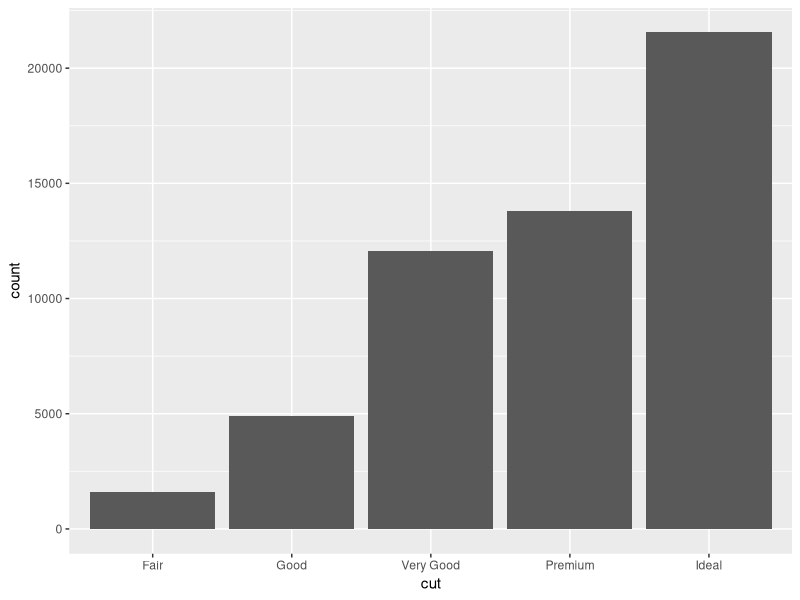
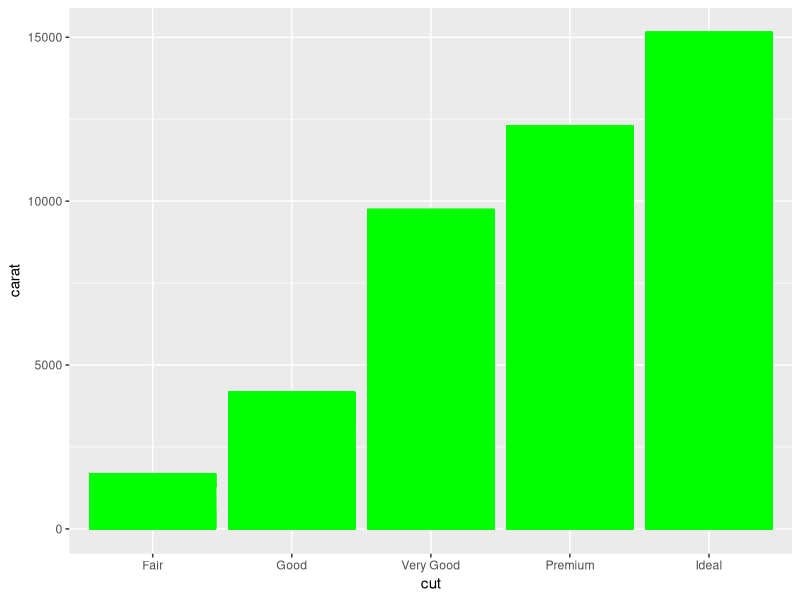
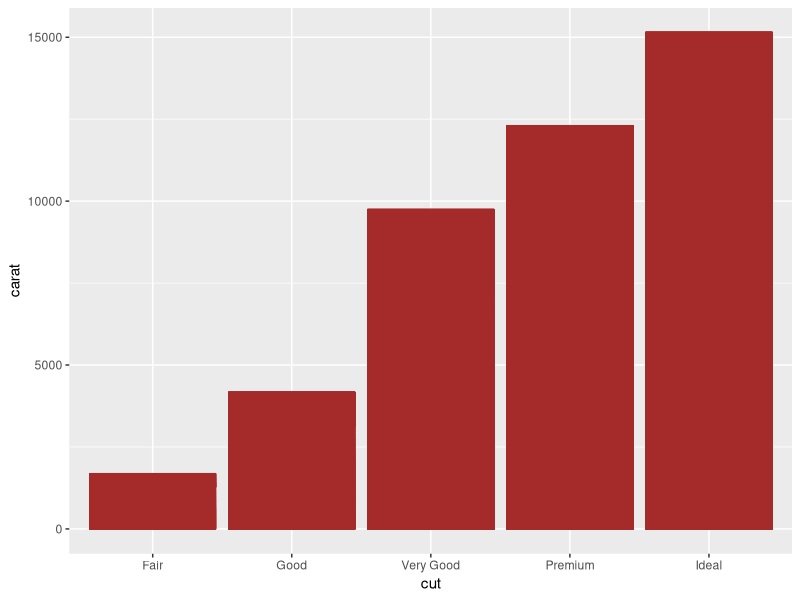

Source code (R) for these figures, in order: (Note: this script raises an error after producing the figures.)
library("tidyverse")

# Statistical Transformation

ggplot(data = diamonds) +
  geom_bar(mapping = aes(x = cut))

ggplot(data = diamonds) +
  geom_col(mapping = aes(x = cut, y = carat), color = 'green')

ggplot(data = diamonds) +
  geom_bar(mapping = aes(x = cut, y = carat), color = 'brown', stat = 'identity')

View(diamonds)

desc(diamonds)

?diamonds

?geom_bar

# Position Adjustments
# First:

#position = "dodge" places overlapping objects directly beside
#one another. 
#This makes it easier to compare individual values:

ggplot(data = diamonds) +
  geom_bar(mapping = aes(x = cut, fill = clarity), 
           alpha = 0.9, position = "dodge")

# Secondly:
# position = "identity" will place each object exactly where it
#falls in the context of the graph. This is not very useful for bars,
#because it overlaps them.

ggplot(data = diamonds) +
  geom_bar(mapping = aes(x = cut, fill = clarity),
           position = 'identity')

#Thirdly
#position = "fill" works like stacking, but makes each set of
#stacked bars the same height. This makes it easier to compare
#proportions across groups:

ggplot(data = diamonds) +
geom_bar(
  mapping = aes(x = cut, fill = clarity), 
  position = "fill"
)

# Fourth: 
#There’s one other type of adjustment that’s not useful for bar charts,
#but it can be very useful for scatterplots.
#The values of 'hwy and displ'in mpg dataset, are rounded so the points appear on a
#grid and many points overlap each other. This problem is known as
#overplotting. This arrangement makes it hard to see where the mass
#of the data is
#position = "jitter" adds a small amount of random noise
#to each point. This spreads the points out because no two points are
#likely to receive the same amount of random noise:

ggplot(data = mpg) +
geom_point(
  mapping = aes(x = displ, y = hwy),
  position = "jitter"
)

# Adding randomness seems like a strange way to improve your plot,
# but while it makes your graph less accurate at small scales, it makes
# your graph more revealing at large scales.